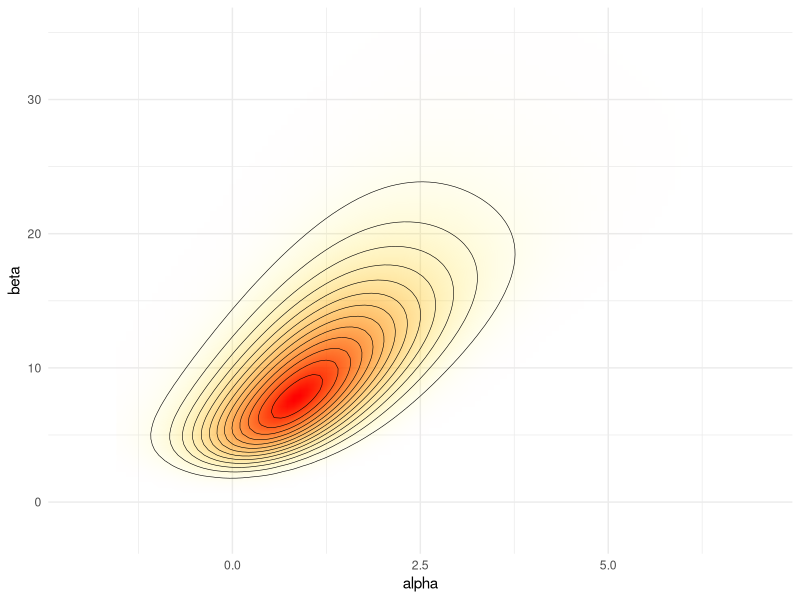
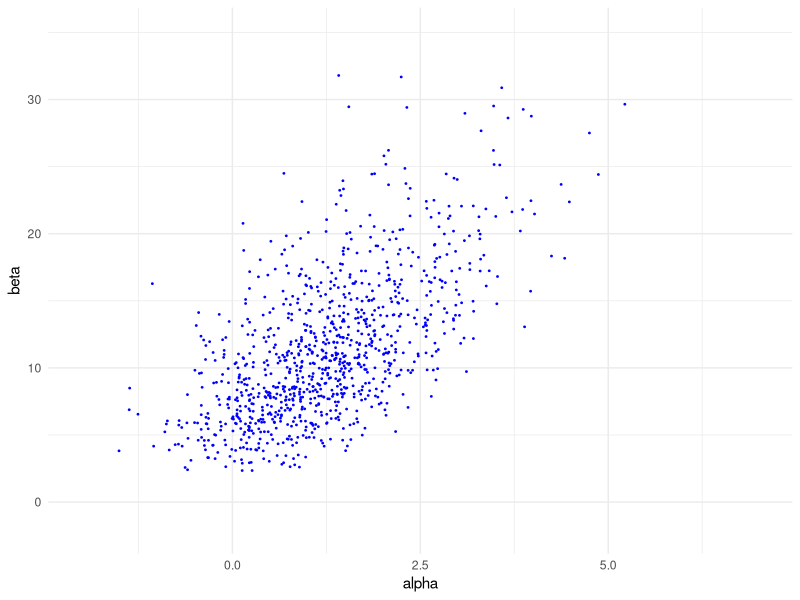
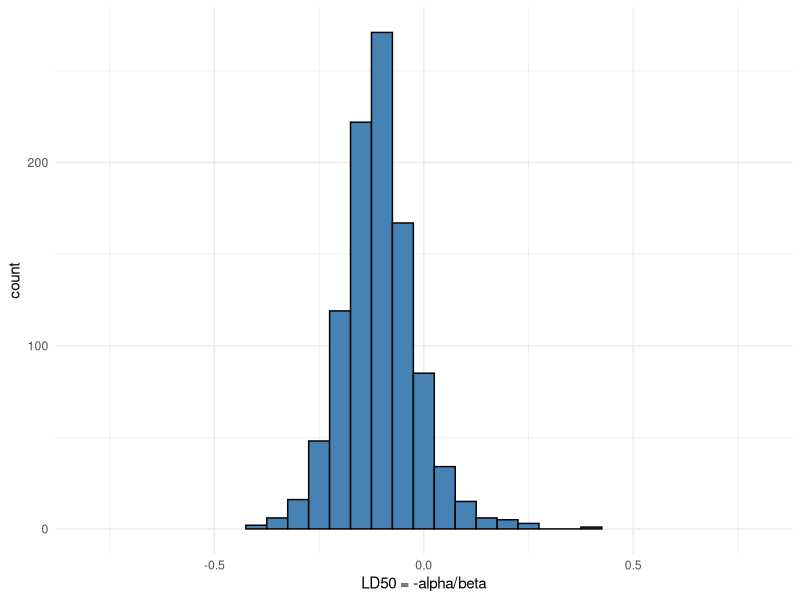
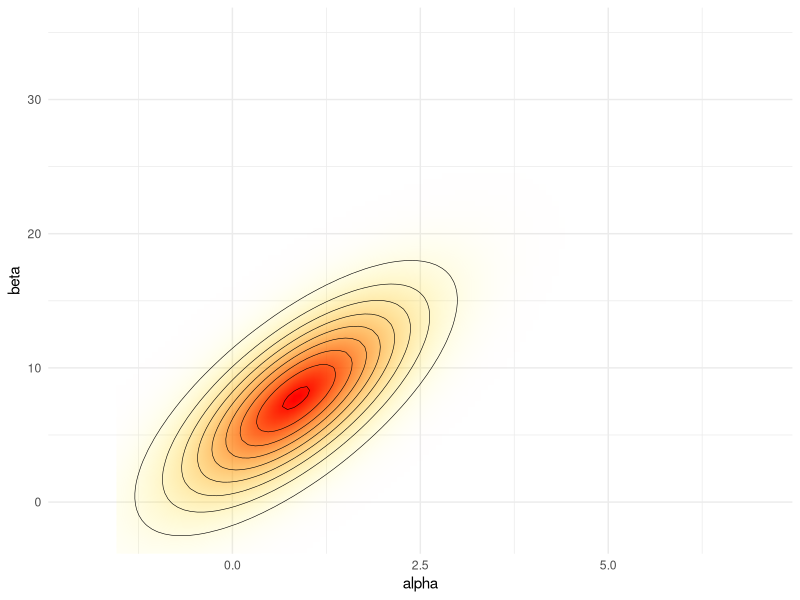
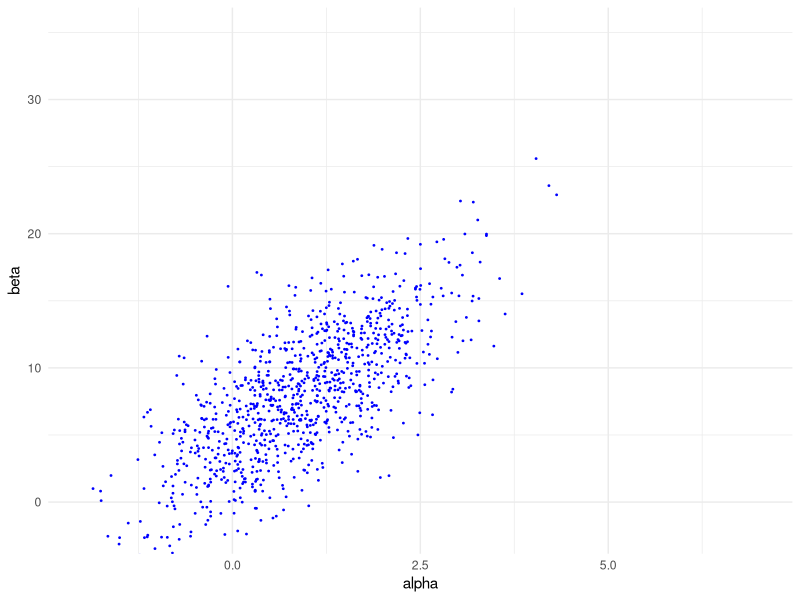
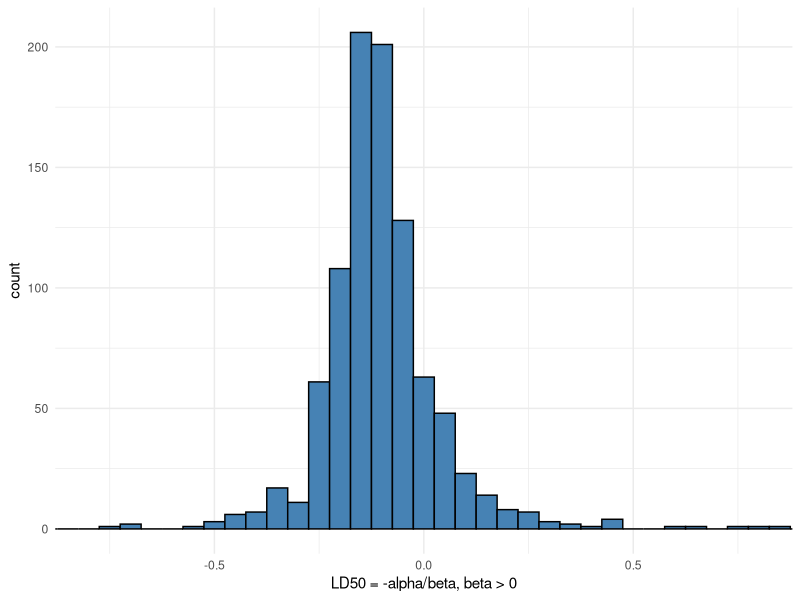
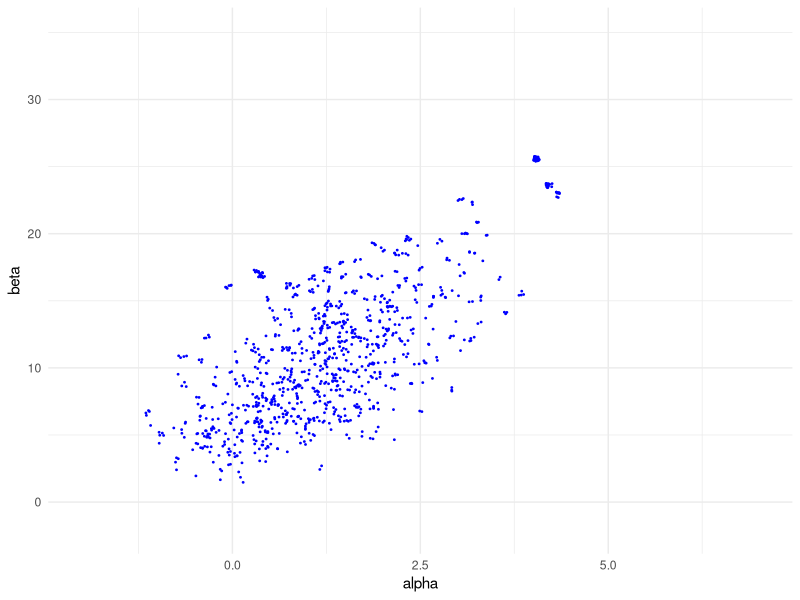
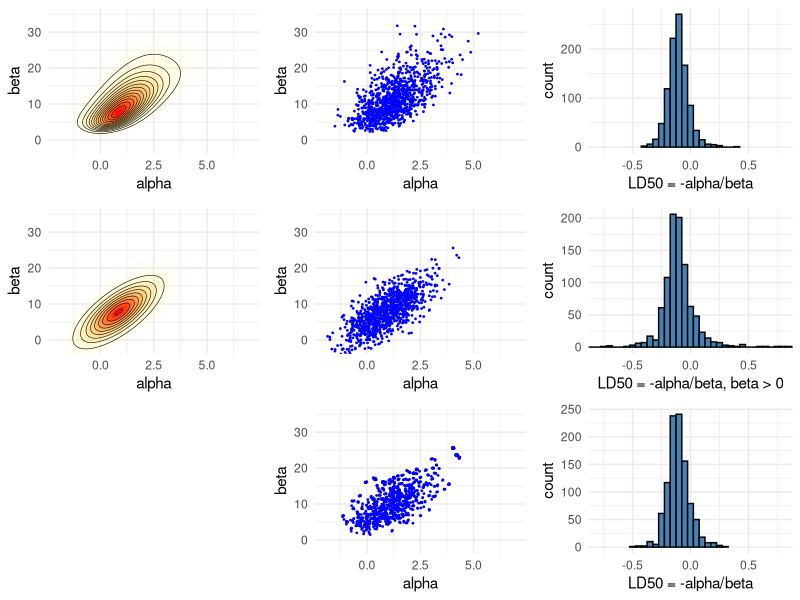

These charts were generated, in order, by the following R code:
#' ---
#' title: "Bayesian data analysis demo 10.3"
#' author: "Aki Vehtari, Markus Paasiniemi"
#' date: "`r format(Sys.Date())`"
#' output:
#'   html_document:
#'     theme: readable
#'     code_download: true
#' ---

#' ## Importance sampling with Normal distribution as a proposal for Bioassay model
#'

#' ggplot2, grid, and gridExtra are used for plotting, tidyr for
#' manipulating data frames
#+ setup, message=FALSE, error=FALSE, warning=FALSE
library(ggplot2)
theme_set(theme_minimal())
library(gridExtra)
library(grid)
library(tidyr)
library(MASS)
library(loo)
#' set seed to match the numbers with slides
set.seed(5710)

#' Bioassay data, (BDA3 page 86)
df1 <- data.frame(
  x = c(-0.86, -0.30, -0.05, 0.73),
  n = c(5, 5, 5, 5),
  y = c(0, 1, 3, 5)
)

#' ### Grid sampling for Bioassay model.

#' Compute the posterior density in a grid
#' 
#' - usually should be computed in logarithms!
#' - with alternative prior, check that range and spacing of A and B
#'   are sensible
A = seq(-1.5, 7, length.out = 100)
B = seq(-5, 35, length.out = 100)
# make vectors that contain all pairwise combinations of A and B
cA <- rep(A, each = length(B))
cB <- rep(B, length(A))
#' Make a helper function to calculate the log likelihood
#' given a dataframe with x, y, and n and evaluation
#' points a and b. For the likelihood see BDA3 p. 75
logl <- function(df, a, b)
  df['y']*(a + b*df['x']) - df['n']*log1p(exp(a + b*df['x']))
# calculate likelihoods: apply logl function for each observation
# ie. each row of data frame of x, n and y
p <- apply(df1, 1, logl, cA, cB) %>%
  # sum the log likelihoods of observations
  # and exponentiate to get the joint likelihood
  rowSums() %>% exp()

#' Sample from the grid (with replacement)
nsamp <- 1000
samp_indices <- sample(length(p), size = nsamp,
                       replace = T, prob = p/sum(p))
samp_A <- cA[samp_indices[1:nsamp]]
samp_B <- cB[samp_indices[1:nsamp]]
# add random jitter, see BDA3 p. 76
samp_A <- samp_A + runif(nsamp, (A[1] - A[2])/2, (A[2] - A[1])/2)
samp_B <- samp_B + runif(nsamp, (B[1] - B[2])/2, (B[2] - B[1])/2)

#' Compute LD50 for all draws
samp_ld50 <- -samp_A/samp_B

#' Create a plot of the posterior density
# limits for the plots
xl <- c(-2, 7)
yl <- c(-2, 35)
pos <- ggplot(data = data.frame(cA ,cB, p), aes(x = cA, y = cB)) +
  geom_raster(aes(fill = p, alpha = p), interpolate = T) +
  geom_contour(aes(z = p), colour = 'black', size = 0.2) +
  coord_cartesian(xlim = xl, ylim = yl) +
  labs(x = 'alpha', y = 'beta') +
  scale_fill_gradient(low = 'yellow', high = 'red', guide = "none") +
  scale_alpha(range = c(0, 1), guide = "none")
pos

#' Plot of the draws
sam <- ggplot(data = data.frame(samp_A, samp_B)) +
  geom_point(aes(samp_A, samp_B), color = 'blue', size = 0.3) +
  coord_cartesian(xlim = xl, ylim = yl) +
  labs(x = 'alpha', y = 'beta')
sam

#' Plot of the histogram of LD50
his <- ggplot() +
  geom_histogram(aes(samp_ld50), binwidth = 0.05,
                 fill = 'steelblue', color = 'black') +
  coord_cartesian(xlim = c(-0.8, 0.8)) +
  labs(x = 'LD50 = -alpha/beta')
his

#' ### Normal approximation for Bioassay model.

#' Define the function to be optimized
bioassayfun <- function(w, df) {
  z <- w[1] + w[2]*df$x
  -sum(df$y*(z) - df$n*log1p(exp(z)))
}

#' Optimize and compute the Hessian at the mode
w0 <- c(0,0)
optim_res <- optim(w0, bioassayfun, gr = NULL, df1, hessian = T)
w <- optim_res$par
S <- solve(optim_res$hessian)

#' Multivariate normal probability density function
dmvnorm <- function(x, mu, sig)
  exp(-0.5*(length(x)*log(2*pi) + log(det(sig)) + (x-mu)%*%solve(sig, x-mu)))

#' Evaluate likelihood at points (cA,cB) 
#' this is just for illustration and would not be needed otherwise
p <- apply(cbind(cA, cB), 1, dmvnorm, w, S)

#' Sample from the multivariate normal
samp_norm <- mvrnorm(nsamp, w, S)

#' Samples of LD50 conditional beta > 0:
#' Normal approximation does not take into account that the posterior
#' is not symmetric and that there is very low density for negative
#' beta values. Based on the draws from the normal approximation
#' is is estimated that there is about 5% probability that beta is negative!
bpi <- samp_norm[,2] > 0
samp_norm_ld50 <- -samp_norm[bpi,1]/samp_norm[bpi,2]

#' Create a plot of the normal distribution approximation
pos_norm <- ggplot(data = data.frame(cA ,cB, p), aes(x = cA, y = cB)) +
  geom_raster(aes(fill = p, alpha = p), interpolate = T) +
  geom_contour(aes(z = p), colour = 'black', size = 0.2) +
  coord_cartesian(xlim = xl, ylim = yl) +
  labs(x = 'alpha', y = 'beta') +
  scale_fill_gradient(low = 'yellow', high = 'red', guide = "none") +
  scale_alpha(range = c(0, 1), guide = "none")
pos_norm

#' Plot of the draws
sam_norm <- ggplot(data = data.frame(samp_A=samp_norm[,1], samp_B=samp_norm[,2])) +
  geom_point(aes(samp_A, samp_B), color = 'blue', size = 0.3) +
  coord_cartesian(xlim = xl, ylim = yl) +
  labs(x = 'alpha', y = 'beta')
sam_norm

#' Plot of the histogram of LD50
his_norm <- ggplot() +
  geom_histogram(aes(samp_norm_ld50), binwidth = 0.05,
                 fill = 'steelblue', color = 'black') +
  coord_cartesian(xlim = c(-0.8, 0.8)) +
  labs(x = 'LD50 = -alpha/beta, beta > 0')
his_norm

#' ### Importance sampling for Bioassay model.
 
#' Multivariate normal log probability density function
ldmvnorm <- function(x, mu, sig)
(-0.5*(length(x)*log(2*pi) + log(det(sig)) + (x-mu)%*%solve(sig, x-mu)))
#' Log importance ratios (working in log scale is numerically more stable)
lg <- apply(samp_norm, 1, ldmvnorm, w, S)
lp <- apply(df1, 1, logl, samp_norm[,1], samp_norm[,2]) %>% rowSums()
lw <- lp-lg
#' Pareto smoothed importance sampling
#' [(Vehtari et al, 2017)](https://arxiv.org/abs/1507.02646)
psislw <- psis(lw, r_eff = 1)
#' Pareto diagnostics. k<0.7 is ok.
#' [(Vehtari et al, 2017)](https://arxiv.org/abs/1507.02646)
print(psislw$diagnostics$pareto_k, digits=2)
#' Effective sample size estimate
#' [(Vehtari et al, 2017)](https://arxiv.org/abs/1507.02646)
print(psislw$diagnostics$n_eff, digits=2)
#' Pareto smoothed weights
psisw <- exp(psislw$log_weights)

#' Importance sampling weights could be used to weight different
#' expectations directly, but for visualisation and easy computation
#' of LD50 histogram, we use resampling importance sampling.
samp_indices <- sample(length(psisw), size = nsamp,
                       replace = T, prob = psisw)
rissamp_A <- samp_norm[samp_indices,1]
rissamp_B <- samp_norm[samp_indices,2]
# add random jitter, see BDA3 p. 76
rissamp_A <- rissamp_A + runif(nsamp, (A[1] - A[2])/2, (A[2] - A[1])/2)
rissamp_B <- rissamp_B + runif(nsamp, (B[1] - B[2])/2, (B[2] - B[1])/2)
# posterior draws of LD50 
rissamp_ld50 <- -rissamp_A/rissamp_B

#' Plot of the draws
sam_ris <- ggplot(data = data.frame(rissamp_A, rissamp_B)) +
  geom_point(aes(rissamp_A, rissamp_B), color = 'blue', size = 0.3) +
  coord_cartesian(xlim = xl, ylim = yl) +
  labs(x = 'alpha', y = 'beta')
sam_ris

#' Plot of the histogram of LD50
his_ris <- ggplot() +
  geom_histogram(aes(rissamp_ld50), binwidth = 0.05,
                 fill = 'steelblue', color = 'black') +
  coord_cartesian(xlim = c(-0.8, 0.8)) +
  labs(x = 'LD50 = -alpha/beta')
his_ris

#' Combine the plots. Top: grid sampling, middle: normal
#' approximation, bottom: importance sampling.
#+ blank, fig.show='hide'
blank <- grid.rect(gp=gpar(col="white"))
#+ combined
grid.arrange(pos, sam, his, pos_norm, sam_norm, his_norm, blank, sam_ris, his_ris, ncol=3)
